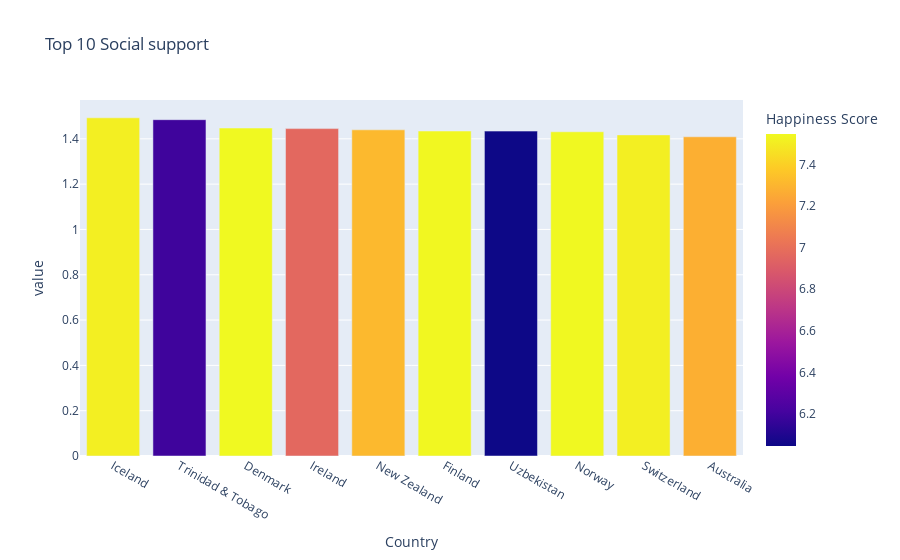

Here is the notebook cell this chart was saved with:
### Markdown cell above
- Top 10 and Bottom 10 Countries by Social Support

### Code cell
fig = px.bar(df[['Country', 'Social support','Happiness Score']].groupby('Country').mean().sort_values(by='Social support', ascending=False).head(10),color='Happiness Score', title='Top 10 Social support')
fig.show()
fig = px.bar(df[['Country', 'Social support','Happiness Score']].groupby('Country').mean().sort_values(by='Social support', ascending=False).tail(10),color='Happiness Score', title='Bottom 10 Social support')
fig.show()

### Figure 1 — Plotly figure (JSON) as saved in the notebook; plotly's stock layout.template omitted (floating-point values rounded to 4 significant figures)
{"data": [{"alignmentgroup": "True", "hovertemplate": "Country=%{x}<br>value=%{y}<br>Happiness Score=%{marker.color}<extra></extra>", "legendgroup": "", "marker": {"color": [7.511, 6.192, 7.546, 6.964, 7.313, 7.538, 6.046, 7.541, 7.511, 7.276], "coloraxis": "coloraxis", "pattern": {"shape": ""}}, "name": "", "offsetgroup": "", "orientation": "v", "showlegend": false, "textposition": "auto", "type": "bar", "x": ["Iceland", "Trinidad & Tobago", "Denmark", "Ireland", "New Zealand", "Finland", "Uzbekistan", "Norway", "Switzerland", "Australia"], "xaxis": "x", "y": [1.493, 1.485, 1.448, 1.445, 1.44, 1.434, 1.434, 1.431, 1.417, 1.409], "yaxis": "y"}], "layout": {"barmode": "relative", "coloraxis": {"colorbar": {"title": {"text": "Happiness Score"}}, "colorscale": [[0, "#0d0887"], [0.1111, "#46039f"], [0.2222, "#7201a8"], [0.3333, "#9c179e"], [0.4444, "#bd3786"], [0.5556, "#d8576b"], [0.6667, "#ed7953"], [0.7778, "#fb9f3a"], [0.8889, "#fdca26"], [1, "#f0f921"]]}, "legend": {"tracegroupgap": 0}, "title": {"text": "Top 10 Social support"}, "xaxis": {"anchor": "y", "domain": [0, 1], "title": {"text": "Country"}}, "yaxis": {"anchor": "x", "domain": [0, 1], "title": {"text": "value"}}}}
